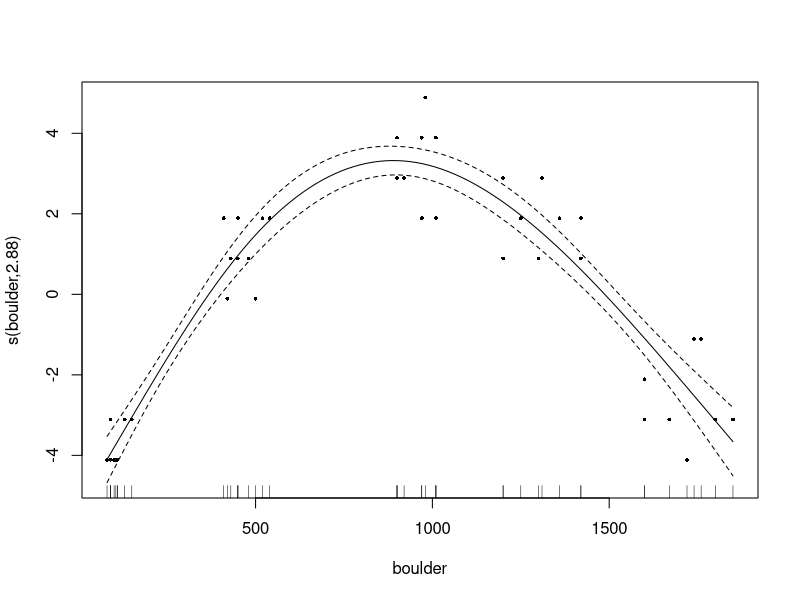
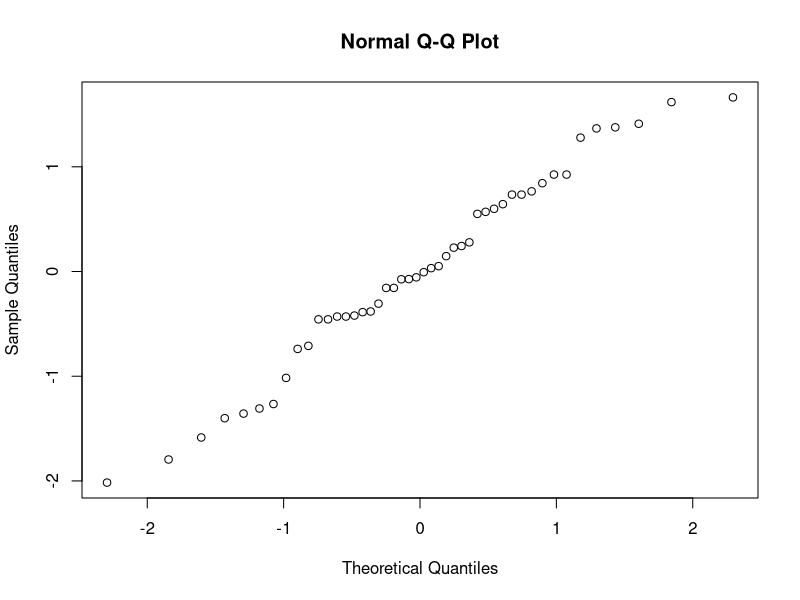
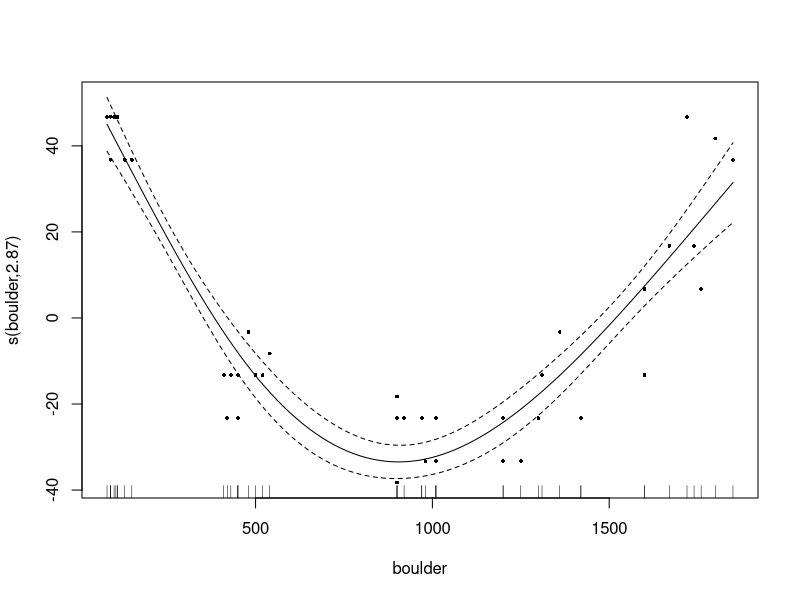
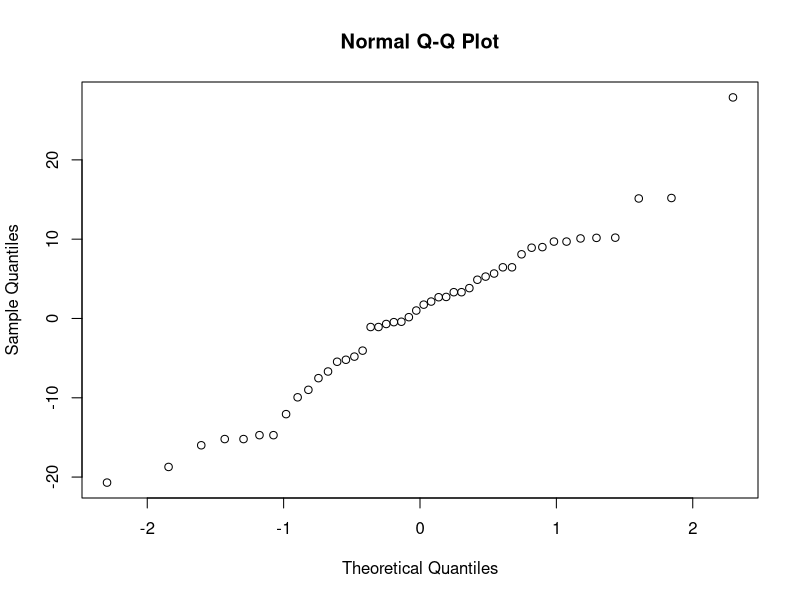
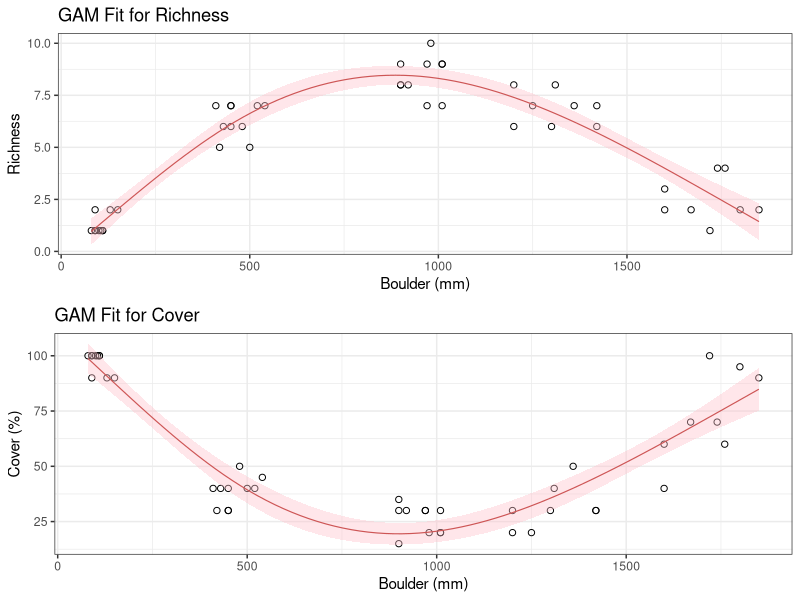

R code for these plots, in order:
## ---- chunk 1
library(tidyverse)
library(ggpubr)
library(mgcv)
## ---- chunk 2
# Read in the data
dat <- read.csv2("Boulders_2012.csv") |> 
  rename(boulder = 'Size..mm.',
         richness = 'no.species',
         cover = 'Dominant.specie....')
## ---- chunk 3
# Fit the GAM models
gam_richness <- gam(richness ~ s(boulder, k = 4), data = dat)
summary(gam_richness)
## ---- chunk 4
residuals(gam_richness)
## ---- chunk 5
# Plot the residuals
plot(gam_richness, residuals = TRUE, pch = 16, cex = 0.5)
## ---- chunk 6
# Check for normality
qqnorm(residuals(gam_richness))
## ---- chunk 7
shapiro.test(residuals(gam_richness))
## ---- chunk 8
# Fit the model:
gam_cover <- gam(cover ~ s(boulder, k = 4), data = dat)
summary(gam_cover)

# Plot the residuals
plot(gam_cover, residuals = TRUE, pch = 16, cex = 0.5)

# Check for normality
qqnorm(residuals(gam_cover))

# Shapiro-Wilk test
shapiro.test(residuals(gam_cover))
## ---- chunk 9
# Plot for richness
pltA <- ggplot(dat, aes(x = boulder, y = richness)) +
  geom_point(shape = 1, size = 1.8) +
  geom_smooth(method = "gam", formula = y ~ s(x, k = 4), se = TRUE,
              colour = "indianred3", fill = "pink", linewidth = 0.4) +  
  labs(title = "GAM Fit for Richness",
       x = "Boulder (mm)",
       y = "Richness") +
  theme_bw()

# Plot for cover
pltB <- ggplot(dat, aes(x = boulder, y = cover)) +
  geom_point(shape = 1, size = 1.8) +
  geom_smooth(method = "gam", formula = y ~ s(x, k = 4), se = TRUE,
              colour = "indianred3", fill = "pink", linewidth = 0.4) +
  labs(title = "GAM Fit for Cover",
       x = "Boulder (mm)",
       y = "Cover (%)") +
  theme_bw()

ggarrange(pltA, pltB, nrow = 2)

